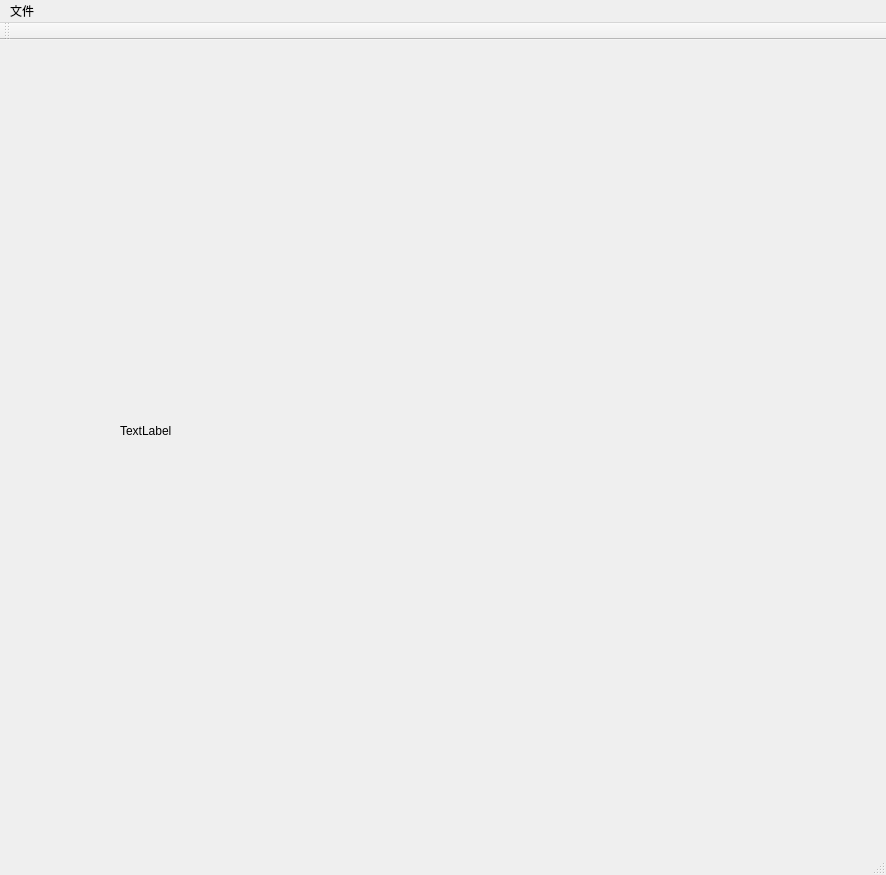
<?xml version="1.0" encoding="UTF-8"?>
<ui version="4.0">
 <class>MainWindow</class>
 <widget class="QMainWindow" name="MainWindow">
  <property name="geometry">
   <rect>
    <x>0</x>
    <y>0</y>
    <width>886</width>
    <height>875</height>
   </rect>
  </property>
  <property name="windowTitle">
   <string>MainWindow</string>
  </property>
  <widget class="QWidget" name="centralWidget">
   <widget class="QLabel" name="label">
    <property name="geometry">
     <rect>
      <x>120</x>
      <y>80</y>
      <width>711</width>
      <height>621</height>
     </rect>
    </property>
    <property name="text">
     <string>TextLabel</string>
    </property>
   </widget>
  </widget>
  <widget class="QMenuBar" name="menuBar">
   <property name="geometry">
    <rect>
     <x>0</x>
     <y>0</y>
     <width>886</width>
     <height>26</height>
    </rect>
   </property>
   <widget class="QMenu" name="menu">
    <property name="title">
     <string>文件</string>
    </property>
    <addaction name="actionopen"/>
    <addaction name="actionsave"/>
   </widget>
   <addaction name="menu"/>
  </widget>
  <widget class="QToolBar" name="mainToolBar">
   <attribute name="toolBarArea">
    <enum>TopToolBarArea</enum>
   </attribute>
   <attribute name="toolBarBreak">
    <bool>false</bool>
   </attribute>
  </widget>
  <widget class="QStatusBar" name="statusBar"/>
  <action name="actionopen">
   <property name="text">
    <string>打开</string>
   </property>
  </action>
  <action name="actionsave">
   <property name="text">
    <string>保存</string>
   </property>
  </action>
 </widget>
 <layoutdefault spacing="6" margin="11"/>
 <resources/>
 <connections/>
</ui>
